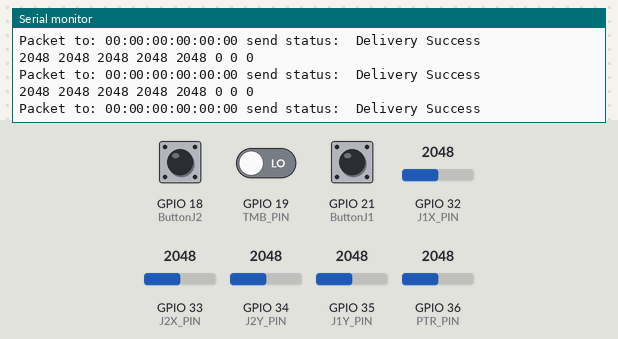
A sketch run on a simulated ESP32. Parts: the last lines printed to the serial monitor. Inputs (shaded band) come from the test bench; at power-on: GPIO 32 (J1X_PIN) = 2048, GPIO 33 (J2X_PIN) = 2048, GPIO 34 (J2Y_PIN) = 2048, GPIO 35 (J1Y_PIN) = 2048, GPIO 36 (PTR_PIN) = 2048, GPIO 18 (ButtonJ2) LOW, GPIO 19 (TMB_PIN) LOW, GPIO 21 (ButtonJ1) LOW.

Above: at 2.2 s.
2.3 s: GPIO 32 (J1X_PIN) set to 2866
At 2.57 s:
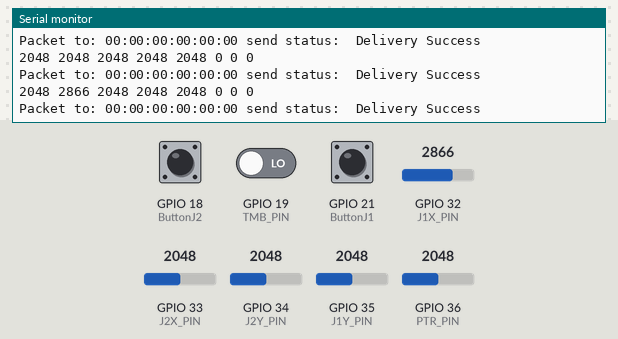
3.8 s: GPIO 33 (J2X_PIN) set to 2866
At 3.97 s:
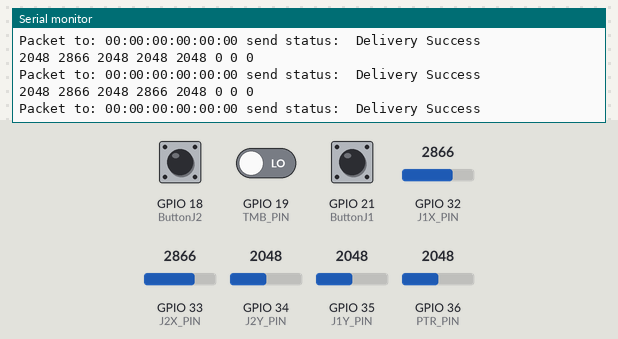
5.3 s: GPIO 34 (J2Y_PIN) set to 2866
At 5.58 s:
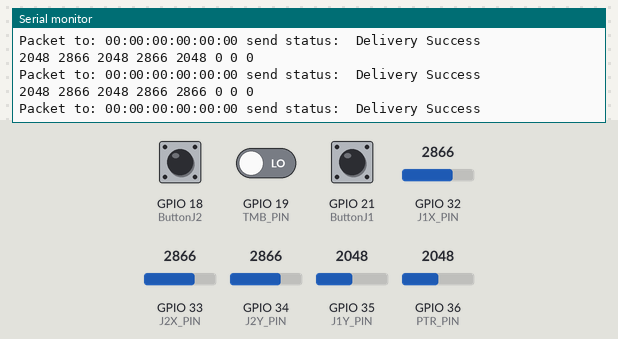
6.8 s: GPIO 35 (J1Y_PIN) set to 2866
At 6.99 s:
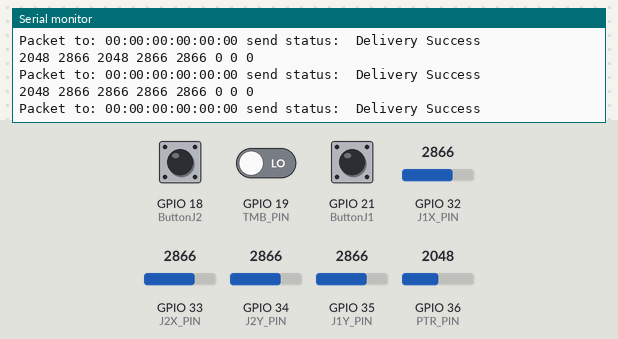
8.3 s: GPIO 36 (PTR_PIN) set to 2866
At 8.6 s:
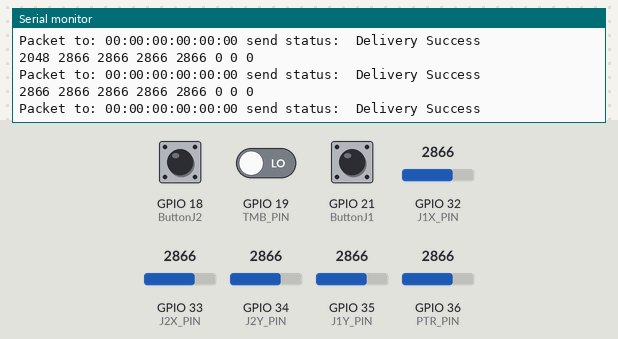

The sketch:

ESPNOW_Joystick.ino
```cpp
#include <esp_now.h>
#include <WiFi.h>

// WORKS FINE INLY WITH DOIT ESP32 30 pin
#define PTR_PIN 36
#define J1X_PIN 32
#define J1Y_PIN 35
#define J2X_PIN 33
#define J2Y_PIN 34
#define ButtonJ1 21
#define ButtonJ2 18
#define TMB_PIN 19

// esp-now
// FC:B4:67:F1:C2:08
uint8_t broadcastAddress1[] = {0xFC, 0xB4, 0x67, 0xF1, 0xC2, 0x08};

typedef struct data_struct {
  int ptr;
  int j1x;
  int j1y;
  int j2x;
  int j2y;
  int bj1;
  int bj2;
  int tmb;
} data_struct;

data_struct data;
esp_now_peer_info_t peerInfo;

void OnDataSent(const uint8_t *mac_addr, esp_now_send_status_t status) {
  char macStr[18];
  Serial.print("Packet to: ");
  snprintf(macStr, sizeof(macStr), "%02x:%02x:%02x:%02x:%02x:%02x",
           mac_addr[0], mac_addr[1], mac_addr[2], mac_addr[3], mac_addr[4], mac_addr[5]);
  Serial.print(macStr);
  Serial.print(" send status:\t");
  Serial.println(status == ESP_NOW_SEND_SUCCESS ? "Delivery Success" : "Delivery Fail");
}

void setup() {
  Serial.begin(115200);
  pinMode(PTR_PIN, INPUT);

  WiFi.mode(WIFI_STA);

  if (esp_now_init() != ESP_OK) {
    Serial.println("Error initializing ESP-NOW");
    return;
  }

  esp_now_register_send_cb(OnDataSent);

  peerInfo.channel = 0;
  peerInfo.encrypt = false;

  memcpy(peerInfo.peer_addr, broadcastAddress1, 6);
  if (esp_now_add_peer(&peerInfo) != ESP_OK){
    Serial.println("Failed to add peer");
    return;
  }
  delay(1000);
}

void loop() {
  data.ptr = analogRead(PTR_PIN);
  data.j1x = analogRead(J1X_PIN);
  data.j1y = analogRead(J1Y_PIN);
  data.j2x = analogRead(J2X_PIN);
  data.j2y = analogRead(J2Y_PIN);
  data.bj1 = digitalRead(ButtonJ1);
  data.bj2 = digitalRead(ButtonJ2);
  data.tmb = digitalRead(TMB_PIN);
  Serial.println(String(data.ptr) + " " + String(data.j1x) + " " + String(data.j1y) + " " + String(data.j2x) + " " + String(data.j2y) + " " + String(data.bj1) + " " + String(data.bj2) + " " + String(data.tmb));

  esp_err_t result = esp_now_send(0, (uint8_t *) &data, sizeof(data));
  delay(200);
}
```

Measured:
- after the input at 2.3 s, the serial monitor: prints a new line after 0.11 s (image 1)
- after the input at 3.8 s, the serial monitor: prints a new line at once (image 2)
- after the input at 5.3 s, the serial monitor: prints a new line after 0.12 s (image 3)
- after the input at 6.8 s, the serial monitor: prints a new line at once (image 4)
- after the input at 8.3 s, the serial monitor: prints a new line after 0.14 s (image 5)
